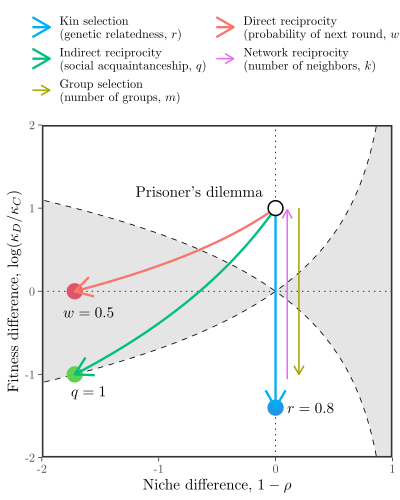

The script that drew this image:
library(ggplot2); theme_set(theme_bw())
library(dplyr)
library(tikzDevice)
library(egg)
source("../R/calculate_nf.R")

benefit <- 3
cost <- 1

Amat_basic <- matrix(
  c(benefit-cost, -cost,
    benefit, 0),
  2, 2, byrow=TRUE
)

nf_basic <- calculate_nf(Amat_basic)

rvec <- seq(0, 0.8, length.out=101)

nf_r <- lapply(rvec, function(r) {
  Amat_r <- matrix(
    c(
      (benefit-cost) * (1 + r), benefit * r - cost,
      benefit - r * cost, 0
    ),
    2, 2, byrow=TRUE
  )
  
  calculate_nf(Amat_r) %>%
    mutate(
      r=r
    )
}) %>%
  bind_rows %>%
  mutate(
    nd=0
  )

wvec <- seq(0, 0.5, length.out=101)

nf_w <- lapply(wvec, function(w) {
  Amat_w <- matrix(
    c(
      (benefit-cost)/(1 - w), - cost,
      benefit, 0
    ),
    2, 2, byrow=TRUE
  )
  
  calculate_nf(Amat_w) %>%
    mutate(
      w=w
    )
}) %>%
  bind_rows

qvec <- seq(0, 1, length.out=101)

nf_q <- lapply(qvec, function(q) {
  Amat_q <- matrix(
    c(
      (benefit-cost), - cost*(1-q),
      benefit * (1-q), 0
    ),
    2, 2, byrow=TRUE
  )
  
  calculate_nf(Amat_q) %>%
    mutate(
      q=q
    )
}) %>%
  bind_rows

kvec <- seq(2.4, 100, length.out=101)

nf_k <- lapply(kvec, function(k) {
  H <- ((benefit-cost) * k - 2 * cost)/((k+1)*(k-2))
  
  Amat_k <- matrix(
    c(
      (benefit-cost), H - cost,
      benefit - H, 0
    ),
    2, 2, byrow=TRUE
  )
  
  calculate_nf(Amat_k) %>%
    mutate(
      k=k
    )
}) %>%
  bind_rows

mvec <- seq(2, 3, length.out=21)
nvec <- c(5)

mndata <- expand.grid(mvec, nvec)

nf_mn <- lapply(1:nrow(mndata), function(x){ 
  pp <- mndata[x,]
  
  m <- pp[[1]]
  n <- pp[[2]]
  
  Amat_mn <- matrix(
    c(
      (benefit-cost) * (m+n), (benefit-cost) * m - cost * n,
      benefit * n, 0
    ),
    2, 2, byrow=TRUE
  )
  
  calculate_nf(Amat_mn) %>%
    mutate(
      m=m,
      n=n
    )
}) %>%
  bind_rows

xlim <- c(-3, 1)
ylim <- c(-2, 2)

coex_region <- data.frame(
  nd = seq(xlim[1], xlim[2], length.out = 500)
) %>%
  mutate(
    ymin = pmax(log(1 - nd), ylim[1]),
    ymax = pmin(-log(1 - nd), ylim[2])
  )

g1 <- ggplot(nf_basic) +
  geom_ribbon(data = coex_region, aes(x = nd, ymin = ymin, ymax = ymax),
              fill = "gray90") +
  geom_line(data = coex_region, aes(x = nd, y = log(1 - nd)), lty=2) +
  geom_line(data = coex_region, aes(x = nd, y = -log(1 - nd)), lty=2) +
  geom_hline(yintercept=0, lty=3) +
  geom_vline(xintercept=0, lty=3) +
  geom_point(data=nf_r %>% filter(r==0.8), aes(nd, log(fd)), size=4, col=4, fill=NA, stroke=1.5) +
  geom_point(data=nf_q %>% filter(q==1), aes(nd, log(fd)), size=4, col=3, fill=NA, stroke=1.5) +
  geom_point(data=nf_w %>% filter(w==0.5), aes(nd, log(fd)), size=4, col=2, fill=NA, stroke=1.5) +
  annotate("text", x=0.3, y=-1.4, label="$r=0.8$") +
  annotate("text", x=-1.6, y=-1.2, label="$q=1$") +
  annotate("text", x=-1.6, y=-0.25, label="$w=0.5$") +
  annotate("text", x=0, y=1.2, label="Prisoner's dilemma", hjust=1.1) +
  geom_path(data=nf_r, aes(nd, log(fd), col="Kin selection\n(genetic relatedness, $r$)"), 
            lwd=1.5, arrow = arrow(length=unit(0.2, "inches"))) +
  geom_path(data=nf_mn, aes(nd+0.2, log(fd), col="Group selection\n(number of groups, $m$)"), 
            lwd=1, arrow = arrow(length=unit(0.1, "inches"))) +
  geom_path(data=nf_k, aes(nd + 0.1, log(fd), col="Network reciprocity\n(number of neighbors, $k$)"), 
            lwd=1, arrow = arrow(length=unit(0.1, "inches"))) +
  geom_path(data=nf_w %>% filter(nd > -2), aes(nd, log(fd), col="Direct reciprocity\n(probability of next round, $w$)"), 
            lwd=1.5, arrow = arrow(length=unit(0.2, "inches"))) +
  geom_path(data=nf_q, aes(nd, log(fd), col="Indirect reciprocity\n(social acquaintanceship, $q$)"), 
            lwd=1.5, arrow = arrow(length=unit(0.2, "inches"))) +
  geom_point(aes(nd, log(fd)), shape=21, size=4, fill="white", stroke=1.5) +
  scale_x_continuous("Niche difference, $1-\\rho$",
                     expand=c(0, 0)) +
  scale_y_continuous("Fitness difference, $\\log(\\kappa_D/\\kappa_C)$",
                     expand=c(0, 0)) +
  scale_color_discrete(breaks=c("Kin selection\n(genetic relatedness, $r$)",
                                "Direct reciprocity\n(probability of next round, $w$)",
                                "Indirect reciprocity\n(social acquaintanceship, $q$)",
                                "Network reciprocity\n(number of neighbors, $k$)",
                                "Group selection\n(number of groups, $m$)")) +
  guides(color=guide_legend(nrow=3,byrow=TRUE)) +
  coord_cartesian(ylim=c(ylim[1], ylim[2]), xlim=c(-2, 1)) +
  theme(
    panel.grid = element_blank(),
    panel.border = element_rect(linewidth=2),
    legend.title = element_blank(),
    legend.position = "top"
  )

tikz(file = "figure_cooperation.tex", width = 4, height = 5, standAlone = T)
plot(g1)
dev.off()
tools::texi2dvi('figure_cooperation.tex', pdf = T, clean = T)

ggplot(nf_basic) +
  geom_ribbon(data = coex_region, aes(x = nd, ymin = ymin, ymax = ymax),
              fill = "gray90") +
  geom_line(data = coex_region, aes(x = nd, y = log(1 - nd)), lty=2) +
  geom_line(data = coex_region, aes(x = nd, y = -log(1 - nd)), lty=2) +
  geom_point(aes(nd, log(fd))) +
  geom_path(data=nf_k, aes(nd, log(fd), col="Network reciprocity\n(number of neighbors, q)"))


ggplot(nf_basic) +
  geom_ribbon(data = coex_region, aes(x = nd, ymin = ymin, ymax = ymax),
              fill = "gray90") +
  geom_line(data = coex_region, aes(x = nd, y = log(1 - nd)), lty=2) +
  geom_line(data = coex_region, aes(x = nd, y = -log(1 - nd)), lty=2) +
  geom_point(aes(nd, log(fd))) +
  geom_path(data=nf_mn, aes(nd, log(fd))) +
  facet_wrap(~n)
